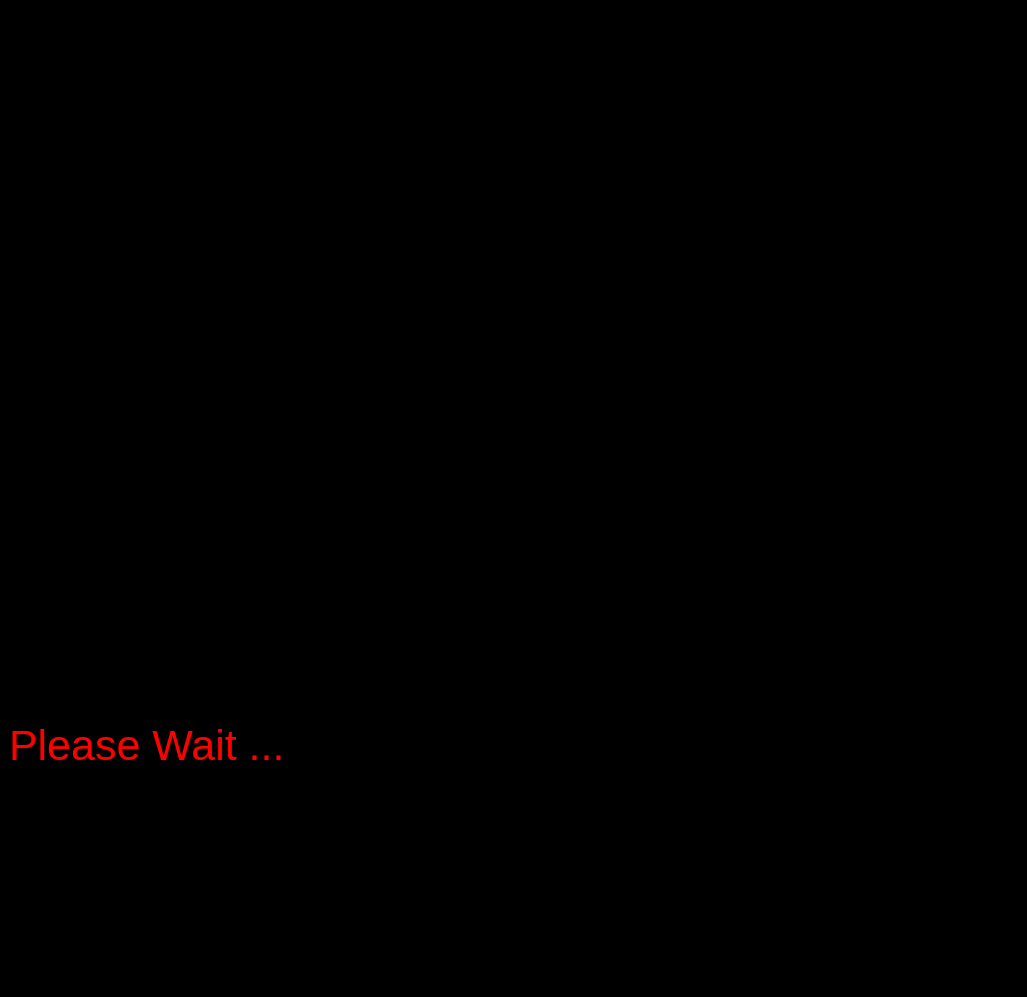
<?xml version="1.0" encoding="UTF-8"?>
<ui version="4.0">
 <class>MainWindow</class>
 <widget class="QMainWindow" name="MainWindow">
  <property name="geometry">
   <rect>
    <x>0</x>
    <y>0</y>
    <width>1027</width>
    <height>997</height>
   </rect>
  </property>
  <property name="windowTitle">
   <string>MainWindow</string>
  </property>
  <property name="styleSheet">
   <string notr="true">background: black;</string>
  </property>
  <widget class="QWidget" name="centralwidget">
   <layout class="QVBoxLayout" name="verticalLayout">
    <item>
     <widget class="QLabel" name="splashscreen_img">
      <property name="text">
       <string/>
      </property>
      <property name="alignment">
       <set>Qt::AlignmentFlag::AlignCenter</set>
      </property>
     </widget>
    </item>
    <item>
     <widget class="QLabel" name="please_wait_label">
      <property name="font">
       <font>
        <pointsize>32</pointsize>
       </font>
      </property>
      <property name="styleSheet">
       <string notr="true">color: red;</string>
      </property>
      <property name="text">
       <string>Please Wait ...</string>
      </property>
     </widget>
    </item>
   </layout>
  </widget>
 </widget>
 <resources/>
 <connections/>
</ui>
